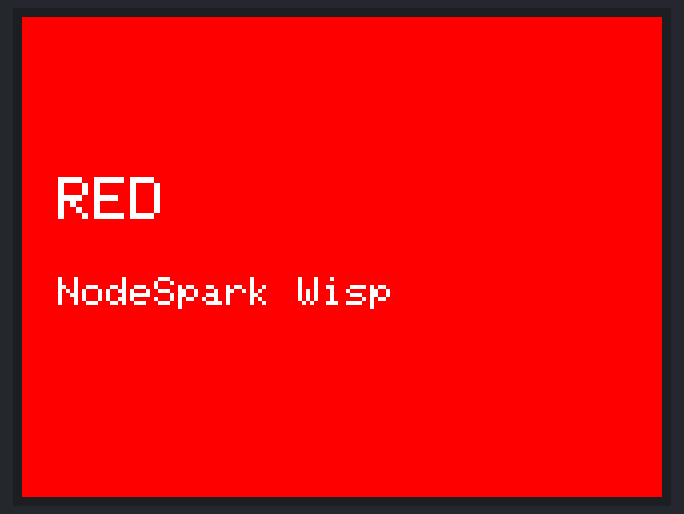
A sketch run on a simulated ESP32-S3. Shown: 320×240 colour display. What the sketch prints to the serial monitor is not drawn.

Above: at 0.6 s.
At 1.6 s:
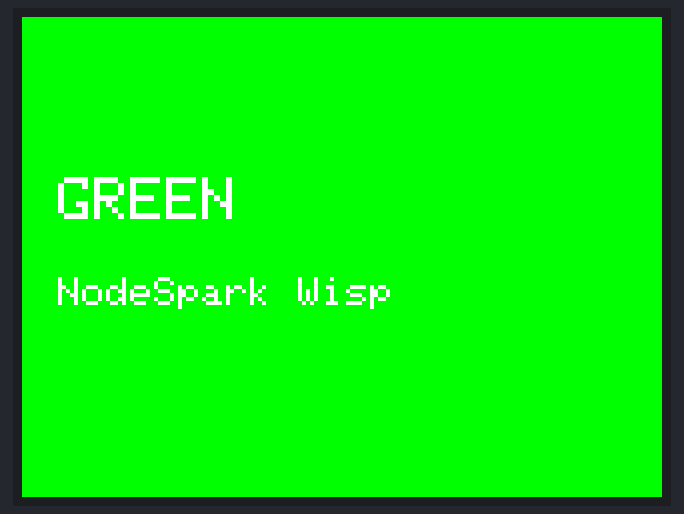
At 2.5 s:
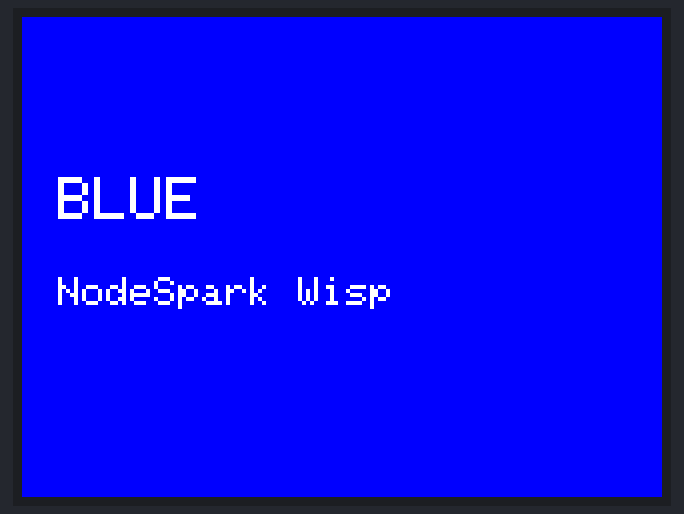
At 3.6 s:
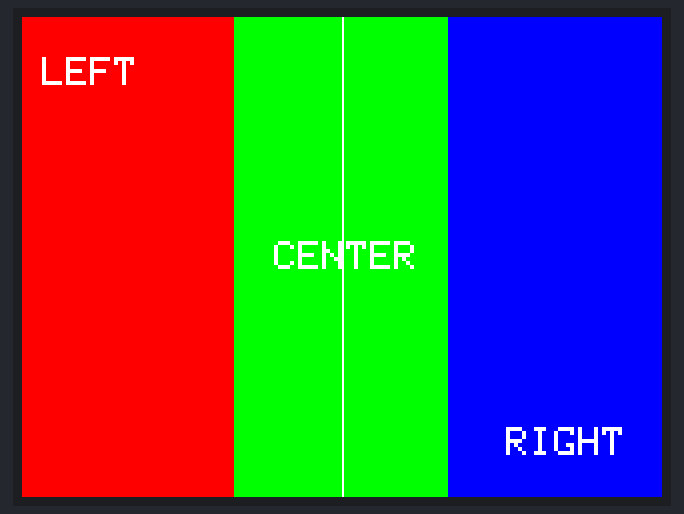

The sketch:

ili9341_pin_test.ino
```cpp
#include <Adafruit_GFX.h>
#include <Adafruit_ILI9341.h>
#include <SPI.h>

// Independent ILI9341 diagnostic. This does not use the NodeSpark Wisp firmware
// or TFT_eSPI, so it is useful for proving display wiring.

#define TFT_CS   10
#define TFT_DC   9
#define TFT_RST  -1
#define TFT_MOSI 11
#define TFT_MISO 13
#define TFT_SCK  12

Adafruit_ILI9341 tft(TFT_CS, TFT_DC, TFT_RST);

void label(const char* text, uint16_t color) {
  tft.fillScreen(color);
  tft.setTextColor(ILI9341_WHITE);
  tft.setTextSize(3);
  tft.setCursor(18, 80);
  tft.print(text);
  tft.setTextSize(2);
  tft.setCursor(18, 130);
  tft.print("NodeSpark Wisp");
}

void setup() {
  Serial.begin(115200);
  delay(300);
  Serial.println();
  Serial.println("[ili9341-test] boot");
  Serial.printf("[ili9341-test] pins cs=%d dc=%d rst=%d mosi=%d miso=%d sck=%d\n", TFT_CS, TFT_DC, TFT_RST, TFT_MOSI, TFT_MISO, TFT_SCK);

  SPI.begin(TFT_SCK, TFT_MISO, TFT_MOSI, TFT_CS);
  tft.begin(8000000);
  tft.setRotation(1);
  Serial.println("[ili9341-test] begin complete");

  label("RED", ILI9341_RED);
  delay(900);
  label("GREEN", ILI9341_GREEN);
  delay(900);
  label("BLUE", ILI9341_BLUE);
  delay(900);
}

void loop() {
  tft.fillScreen(ILI9341_BLACK);
  tft.drawRect(0, 0, 320, 240, ILI9341_WHITE);
  tft.fillRect(0, 0, 106, 240, ILI9341_RED);
  tft.fillRect(106, 0, 107, 240, ILI9341_GREEN);
  tft.fillRect(213, 0, 107, 240, ILI9341_BLUE);
  tft.drawFastVLine(160, 0, 240, ILI9341_WHITE);
  tft.setTextColor(ILI9341_WHITE);
  tft.setTextSize(2);
  tft.setCursor(10, 20);
  tft.print("LEFT");
  tft.setCursor(126, 112);
  tft.print("CENTER");
  tft.setCursor(242, 205);
  tft.print("RIGHT");
  delay(3000);
}
```

Measured:
- what the display in image 0 shows lasts 1.0 s, from 0.5 s to 1.5 s
- what the display in image 2 shows lasts 1.0 s, from 2.5 s to 3.5 s
